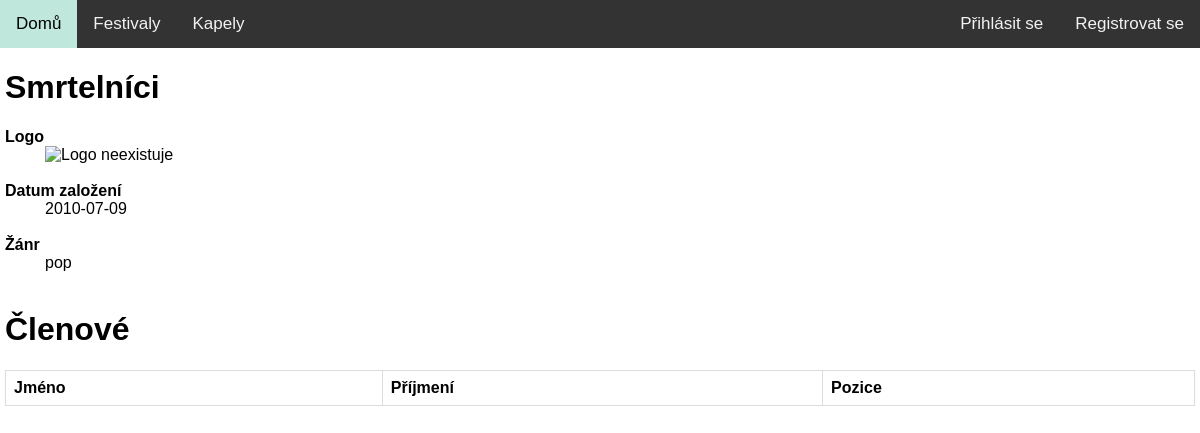
/bands.php?details=2, run on the app's committed database.
### tables this page shows
CREATE TABLE IF NOT EXISTS `Interpret` (
  `id` int(1) NOT NULL AUTO_INCREMENT,
  `jmeno` varchar(30) NOT NULL,
  `logo_img` varchar(30) DEFAULT NULL,
  `datum_vzniku` date NOT NULL,
  `zanr` varchar(30) NOT NULL,
  PRIMARY KEY (`id`),
  UNIQUE KEY `jmeno` (`jmeno`)
);

### web/bands.php (the view, shortened to what this page needs)
<?php
    require 'functions.php';
    if (array_key_exists('details', $_GET))
    {
        try {
            $stmt = $pdo->prepare('SELECT * FROM Interpret WHERE id = ?');
            $stmt->execute(array($_GET['details']));
            $interpret = $stmt->fetch();
        }
        catch (PDOException $e) {
            echo '<h2>Spojení s databází selhalo: ' .$e->getMessage().'</h2>';
        }
        echo "<h1>${interpret['jmeno']}</h1>\n";
        echo "<p>\n";
        echo "<dl>\n";
        echo "<b><dt>Logo</dt></b>\n";
        if (isset($interpret['logo_img']))
            echo "<dd><img src=\"images/${interpret['logo_img']}\" alt=\"Logo interpreta\" width=\"320\" /></dd><br>\n";
        else
            echo "<dd><img src=\"images/unavailable.png\" alt=\"Logo neexistuje\" width=\"320\" /></dd><br>\n";
        echo "<b><dt>Datum založení</dt></b>\n";
        echo "<dd>${interpret['datum_vzniku']}</dd><br>\n";
        echo "<b><dt>Žánr</dt></b>\n";
        echo "<dd>${interpret['zanr']}</dd><br>\n";
        echo "</dl>\n";
        echo "</p>\n";
        echo "<h1>Členové</h1>\n";
        echo "<p>\n";
        echo "<table>\n";
        echo "<tr>";
        foreach (array('Jméno', 'Příjmení', 'Pozice') as $column)
            echo "<th>${column}</th>";
        echo "</tr>\n";
        echo "</table>\n";
        echo "</p>\n";
        die();
    }
?>

### web/functions.php (style rules this page uses)
body { margin: 0; font-family: Arial, Helvetica, sans-serif; }
table { font-family: arial, sans-serif; border-collapse: collapse; width: 100%; }
td, th { border: 1px solid #dddddd; text-align: left; padding: 8px; }

### data on the page
interpret: jmeno "Smrtelníci", datum_vzniku "2010-07-09", zanr "pop"

### other printed values
column "Jméno"
column "Příjmení"
column "Pozice"
